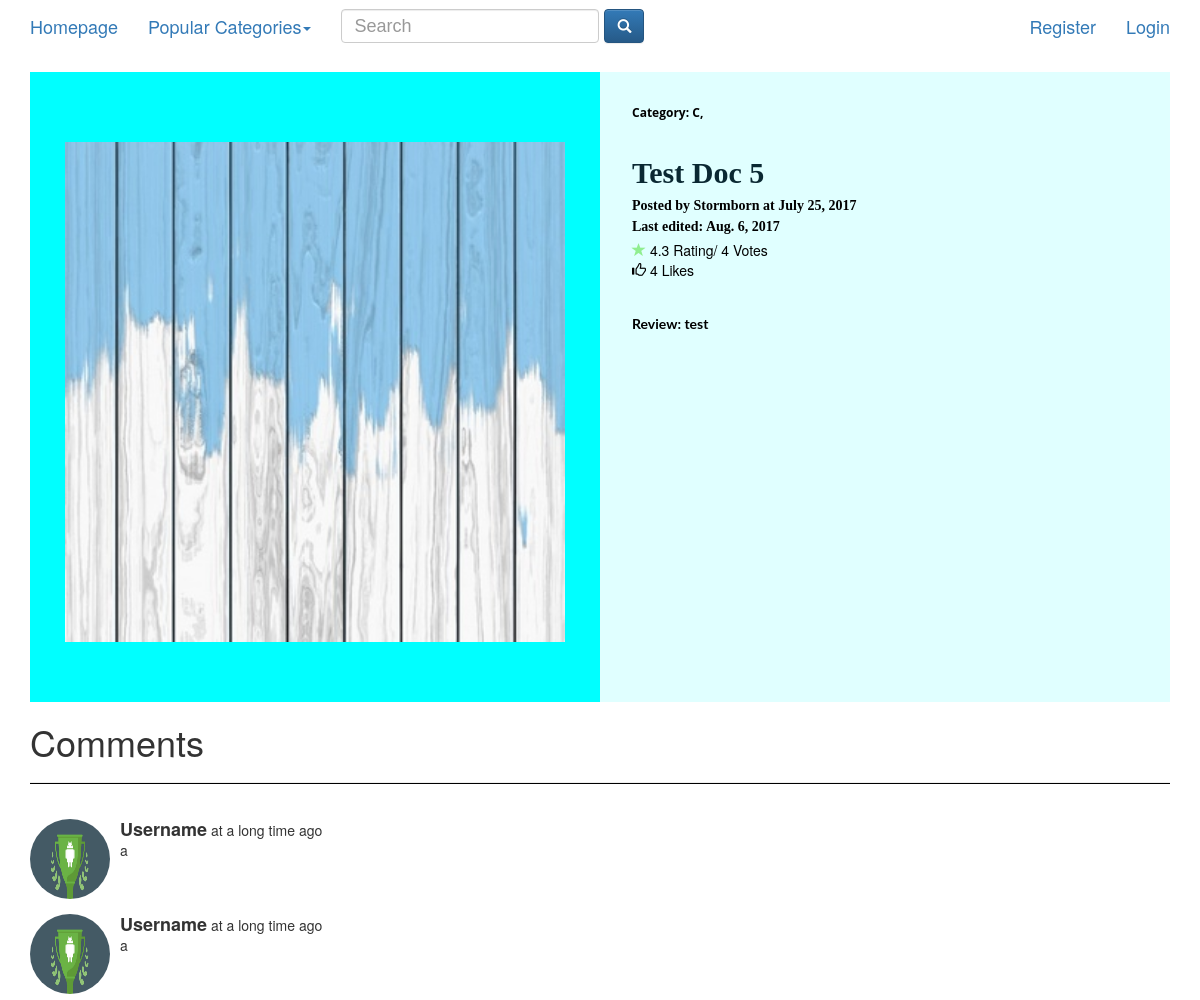
/documents/detail/6/ (upper part), run on an earlier commit of the app's database.
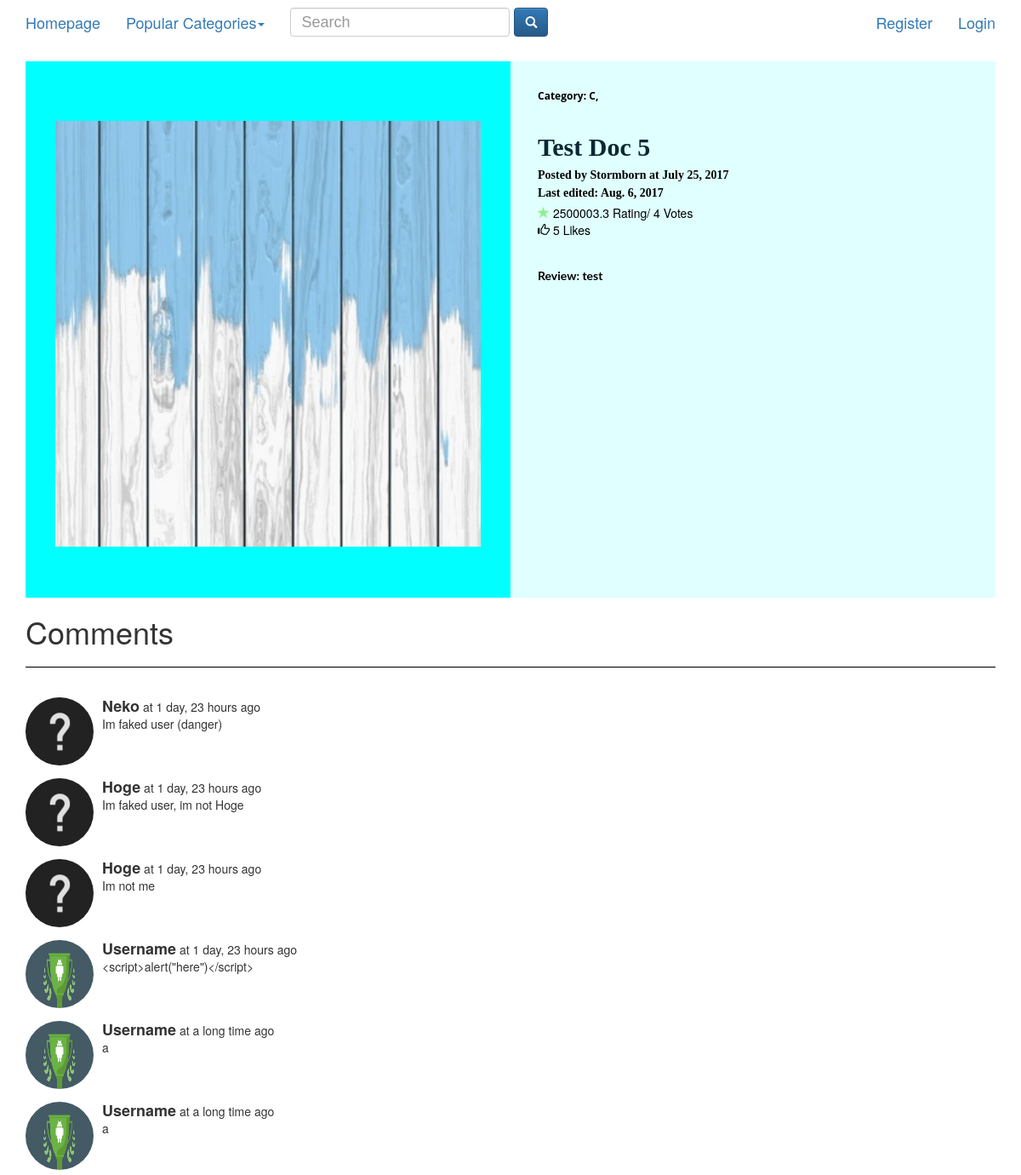
And on a later commit of the database.
### document/models.py (models this page shows, shortened)
class Document(models.Model):
    title = models.CharField(max_length=200, unique=True)
    topic = models.ManyToManyField(Category, )
    level = models.ManyToManyField(Level)
    author = models.CharField(max_length=50, blank=True, null=True)
    submit_date = models.DateField(auto_now_add=True)
    edited_date = models.DateField(default=timezone.now)
    link = models.URLField(null=True, blank=True)
    file = models.FileField(null=True, blank=True, upload_to='document_files',
                            validators=[validate_file_extension])
    image = models.ImageField(upload_to='document_images', default='/document_images/question_mark.jpg')
    review = models.TextField()
    number_of_likes = models.PositiveIntegerField(default=0)
    number_of_views = models.PositiveIntegerField(default=0)
    posted_user = models.ForeignKey(User)
    approve = models.BooleanField(default=False)
    liked_by = models.ManyToManyField(User, blank=True, related_name='liked_documents')
    rating = models.FloatField(default=0)
    def __str__(self):
        return self.title

class Comment(models.Model):
    user = models.ForeignKey(User)
    document = models.ForeignKey(Document)
    content = models.TextField()
    submit_date = models.DateTimeField(auto_now_add=True)

### category/models.py (models this page shows)
class Category(models.Model):
    name = models.CharField(max_length=50, unique=True)
    def __str__(self):
        return self.name
    class Meta:
        verbose_name_plural = 'categories'

### accounts/models.py (models this page shows, shortened)
class UserProfileInfo(models.Model):
    user = models.OneToOneField(User)
    avatar = models.ImageField(upload_to='user_images', default='/user_images/question_mark.jpg')
    biography = models.TextField(default='')
    number_of_documents = models.IntegerField(default=0)

### document/views.py (the view)
# urls.py: url(r'^detail/(?P<pk>\d+)/$', views.document_detail, name='document_detail'),
@page_template('document/comment_list.html')
def document_detail(request, pk, template='document/document_detail.html', extra_context=None):
    document = get_object_or_404(Document, pk=pk)
    if not document.approve:
        return render(request, 'accounts/no_permission.html')
    liked = document.liked_by.all().filter(id=request.user.id).exists()
    if request.user.is_authenticated:
        bookmarked = Bookmark.objects.filter(user=request.user, document=document).exists()
    else:
        bookmarked = False
    try:
        rated = document.userratedocument_set.get(user__username=request.user).rating
    except UserRateDocument.DoesNotExist:
        rated = -1
    context = {
        'document': document,
        'comments': Comment.objects.filter(document=document).order_by('-submit_date'),
        'rating': document.userratedocument_set.all().aggregate(Avg('rating'))['rating__avg'],
        'number_of_rate': document.userratedocument_set.all().count(),
        'rated': rated,
        'liked': liked,
        'bookmarked': bookmarked
    }
    if extra_context is not None:
        context.update(extra_context)
    return render(request, template, context)

### category/templatetags/category_template_tags.py (called while the page is built)
@register.inclusion_tag('category/popular_categories.html')
def get_popular_categories():
    return {'categories': Category.objects.annotate(num_docs=Count('document')).order_by('-num_docs')[:5]}

### document/templatetags/document_template_tags.py (called while the page is built)
@register.inclusion_tag('document/top_likes.html')
def get_document_recommendations(document):
    document_recommendations = Document.objects.filter(
        topic__in=document.topic.all()
    ).exclude(id=document.id)
    return {
        'documents': set(
            document_recommendations.filter(approve=True).annotate(
                num_likes=Count('liked_by')
            ).order_by('-num_likes')[:6]
        )
    }

### document/templates/document/document_detail.html (shortened to what this page needs)
{% extends 'base.html' %}{% load document_template_tags %}
{% block ref %}
    <link href="//netdna.bootstrapcdn.com/font-awesome/4.0.3/css/font-awesome.css" rel="stylesheet">
{% endblock %}
{% block form %}
    <div class="book-detail">
        <div class="container">
            <div class='book-card'>
                <div class='image'>
                    <div class='content'>
                        <div class='book-cover'>
                            <img src="{{ document.image.url }}">
                        </div>
                    </div>
                    <ul class='book-meta'></ul>
                </div>
                <div class='text book-text'>
                    <div class='genre'>
                        Category:
                        {% for topic in document.topic.all %}
                            {{ topic|title }},
                        {% endfor %}
                    </div>
                    <h1 class='heading'>
                        {{ document.title|title }} </h1>
                    <div class='author'>
                        Posted by {{ document.posted_user|title }} at {{ document.submit_date }}<br/> Last
                        edited: {{ document.edited_date }}
                    </div>
                    <div class='rating'>
                        <span class="glyphicon glyphicon-star"></span>
                        {% if rating is None %}
                            <span class="rating-text">0 votes</span>
                        {% else %}
                            <span class="rating-text">{{ rating|floatformat }} Rating/ {{ number_of_rate }} Votes</span>
                        {% endif %}
                        <br/> <span class="glyphicon glyphicon-thumbs-up"></span> <span
                            id="num_likes">{{ document.liked_by.count }}</span> Likes
                    </div>
                    <article class='description'>
                        Review: {{ document.review }}
                    </article>
                    <br/>
                </div>
            </div>
        </div>
    </div>
    <div class="comment-container">
        <div class="container">
            <h1>Comments </h1>
            <hr/>
        </div>
        <div class="endless_page_template container">
            {% include 'document/comment_list.html' %}
        </div>
    </div>
    <br/><br/>
{% endblock %}

### templates/base.html (shortened to what this page needs)
<!DOCTYPE html>
{% load staticfiles %}
<html lang="en">
    <head>
        {% block ref %}
        {% endblock %}
        <link rel="stylesheet" href="https://maxcdn.bootstrapcdn.com/bootstrap/3.3.7/css/bootstrap.min.css"
>
        <link rel="stylesheet" href="https://maxcdn.bootstrapcdn.com/bootstrap/3.3.7/css/bootstrap-theme.min.css"
>
        <link rel="stylesheet" href="//code.jquery.com/ui/1.12.1/themes/base/jquery-ui.css">
        <link rel="stylesheet" href="{% static 'master.css' %}">
    </head>
    <body>
        {% include 'nav.html' %}
        {% block form %}
        {% endblock %}
    </body>
</html>

### templates/nav.html (shortened to what this page needs)
{% load category_template_tags %}
<nav class="navbar " role="navigation">
    <div class="container">
        <div class="navbar-header">
            <a class="navbar-brand" href="{% url 'index' %}">Homepage</a>
        </div>
        <ul class="nav navbar-nav">
            <li class="dropdown">
                <a href="#" class="dropdown-toggle" data-toggle="dropdown" role="button" aria-haspopup="true"
                   aria-expanded="false">Popular Categories<span class="caret"></span></a>
            </li>
        </ul>
        <div class="navbar-form navbar-left">
            <div class="form-group">
                <div class="ui-widget">
                    <input id="tags-nav" class="form-control" onkeypress="searchNav();" placeholder="Search">
                </div>
            </div>
            <button class="btn btn-primary" onclick="search_by_click_nav()">
                <span class="glyphicon glyphicon-search"></span>
            </button>
        </div>
        <ul class="nav navbar-nav navbar-right">
            {% if user.is_authenticated %}
                {% if user.is_superuser %}
                    <li><a href="{% url 'admin_page' user.userprofileinfo.id %}">Admin Page</a></li>
                {% endif %}
                <li><a href="{% url 'user_detail' user.userprofileinfo.id %}">Your Profile</a></li>
                <li><a href="{% url 'logout' %}">Logout</a></li>
            {% else %}
                <li><a href="{% url 'register' %}">Register</a></li>
                <li><a href="{% url 'login' %}">Login</a></li>
            {% endif %}
        </ul>
    </div>
</nav>

### document/templates/document/comment_list.html (shortened to what this page needs)
{% load el_pagination_tags %}{% paginate 3 comments %}
<div style="margin-top: 15px">
    {% for comment in comments %}
        <div class="media">
            <div class="media-left">
                <img class="media-object img-circle" src="{{ comment.user.userprofileinfo.avatar.url }}"
                     alt="User image" width="80px" height="80px">
            </div>
            <div class="media-body" id="{{ comment.pk }}">
                <h4 style="display: inline" class="media-heading"><strong>{{ comment.user|title }}</strong></h4>
                at
                {% if comment.submit_date %}
                    {{ comment.submit_date|timesince }} ago
                {% else %}
                    a long time ago
                {% endif %}
                <br> <span class="current-comment">{{ comment.content }}</span>
            </div>
        </div>
    {% endfor %}
</div>

### document/templates/document/top_likes.html (shortened to what this page needs)
{% load staticfiles %}

### static/master.css (style rules this page uses)
nav { font-size: large; }
hr { color: #000; background-color: #000; height: 1px; }
.navbar { margin-bottom: 0; }
* { box-sizing: border-box; }
.book-card { display: -webkit-box; display: -ms-flexbox; display: flex; background-color: #f9f9f9; width: 100%; }
.book-card > .image { -webkit-box-flex: 0; -ms-flex: 0 0 50%; flex: 0 0 50%; position: relative; overflow: hidden; display: -webkit-box; display: -ms-flexbox; display: flex; padding-top: 70px; -webkit-box-pack: center; -ms-flex-pack: center; justify-content: center; }
.book-card > .image:before { -webkit-filter: blur(10px); filter: blur(10px); content: ''; background: cyan; background-size: cover; display: block; width: 120%; height: 120%; position: absolute; top: 50%; left: 50%; -webkit-transform: translate(-50%, -50%); transform: translate(-50%, -50%); z-index: 1; }
.book-card > .image > .content { z-index: 2; position: relative; }
.book-card > .text { background-color: lightcyan; -webkit-box-flex: 0; -ms-flex: 0 0 50%; flex: 0 0 50%; }
.book-text { padding: 32px; }
.book-text > .genre { color: black; display: block; font-family: 'Open Sans', sans-serif; font-size: 12px; font-weight: 700; margin-bottom: 32px; }
.book-text > .heading { color: #0a2832; font-family: 'Arbutus Slab', serif; font-size: 30px; font-weight: 600; margin-bottom: 3px; line-height: 1.3; }
.book-text > .author { color: black; font-family: 'Crimson Text', serif; font-weight: 700; font-size: 14px; line-height: 1.5; margin-bottom: 3px; }
.book-text > .rating { color: black; margin-bottom: 30px; }
.book-text > .description { color: black; line-height: 2; font-family: 'Lato', sans-serif; font-size: 14px; font-weight: 700; }
.book-meta { color: black; position: absolute; bottom: 35px; z-index: 2; display: -webkit-box; display: -ms-flexbox; display: flex; -webkit-box-pack: center; -ms-flex-pack: center; justify-content: center; font-family: 'Crimson Text', serif; font-size: 20px; width: 245px; height: 454px; }
.book-cover > img { width: auto; height: 500px; max-width: 500px; margin-bottom: 60px; }
.book-detail { margin-top: 20px; }
.glyphicon-star { color: lightgreen; }
.current-comment { white-space: pre-wrap; }

What changed in the data, as far as the page shows it:
changed Document "Test Doc 5": liked_by.count "4" → "5"
added Comment: user.userprofileinfo.avatar (picture), user "Neko", submit_date "1 day, 23 hours", content "Im faked user (danger)"
added Comment: user.userprofileinfo.avatar (picture), user "Hoge", submit_date "1 day, 23 hours", content "Im faked user, im not Hoge"
added Comment: user.userprofileinfo.avatar (picture), user "Hoge", submit_date "1 day, 23 hours", content "Im not me"
added Comment: user.userprofileinfo.avatar (picture), user "Username", submit_date "1 day, 23 hours", content "<script>alert(\"here\")</script>"
Also different on the page:
{{ rating|floatformat }}: "4.3" → "2500003.3"
